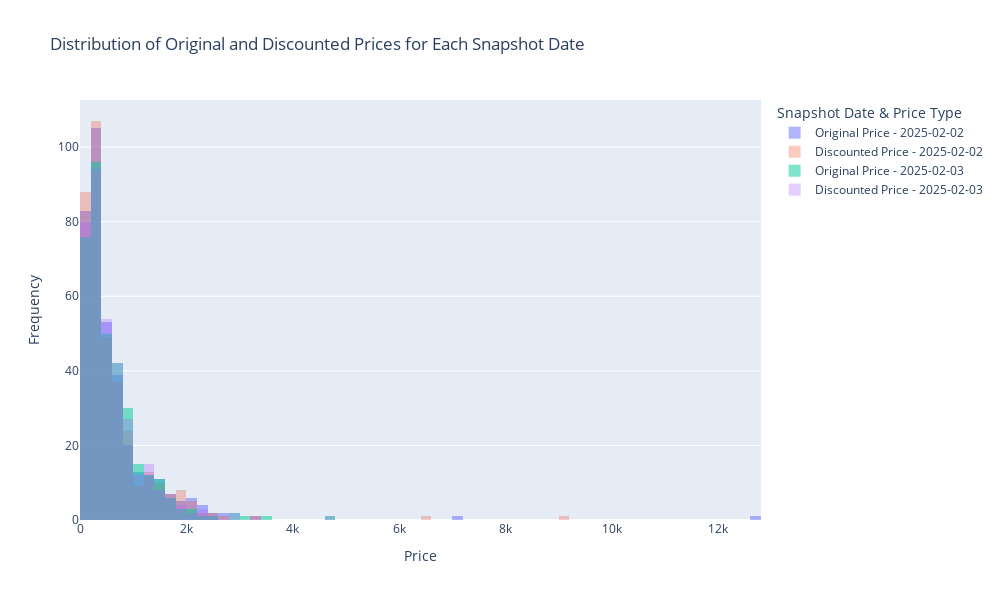

Notebook cell for this chart:
### Code cell
price_data = bookings.groupby(['name', 'snapshot_date'], as_index=False)[['original_price', 'discounted_price']].first()

# Get unique snapshot dates
snapshot_dates = price_data['snapshot_date'].unique()

# Create subplots for each snapshot date
fig = go.Figure()

for date in snapshot_dates:
    snapshot_prices = price_data[price_data['snapshot_date'] == date]
    
    fig.add_trace(go.Histogram(
        x=snapshot_prices['original_price'].dropna(),
        name=f"Original Price - {date}",
        opacity=0.5
    ))
    
    fig.add_trace(go.Histogram(
        x=snapshot_prices['discounted_price'].dropna(),
        name=f"Discounted Price - {date}",
        opacity=0.3
    ))

# Update layout for better visualization
fig.update_layout(
    title="Distribution of Original and Discounted Prices for Each Snapshot Date",
    xaxis_title="Price",
    yaxis_title="Frequency",
    barmode='overlay',  # Ensures histograms overlap for comparison
    legend_title="Snapshot Date & Price Type",
    width=1000,
    height=600
)

# Show the interactive plot
fig.show()

### Figure 1 — Plotly figure (JSON) as saved in the notebook; plotly's stock layout.template omitted (floating-point values rounded to 4 significant figures; data arrays with more than 128 entries replaced by an {"elided": "..."} marker saying what was removed)
{"data": [{"name": "Original Price - 2025-02-02", "opacity": 0.5, "type": "histogram", "x": {"elided": "365 int values"}}, {"name": "Discounted Price - 2025-02-02", "opacity": 0.3, "type": "histogram", "x": {"elided": "365 int values"}}, {"name": "Original Price - 2025-02-03", "opacity": 0.5, "type": "histogram", "x": {"elided": "351 int values"}}, {"name": "Discounted Price - 2025-02-03", "opacity": 0.3, "type": "histogram", "x": {"elided": "351 int values"}}], "layout": {"barmode": "overlay", "height": 600, "legend": {"title": {"text": "Snapshot Date & Price Type"}}, "title": {"text": "Distribution of Original and Discounted Prices for Each Snapshot Date"}, "width": 1000, "xaxis": {"title": {"text": "Price"}}, "yaxis": {"title": {"text": "Frequency"}}}}
